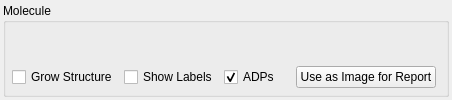
              <widget class="QWidget" name="tab_structure">
               <attribute name="title">
                <string>Structure</string>
               </attribute>
               <layout class="QVBoxLayout" name="verticalLayout_42">
                <property name="leftMargin">
                 <number>3</number>
                </property>
                <property name="topMargin">
                 <number>3</number>
                </property>
                <property name="rightMargin">
                 <number>3</number>
                </property>
                <property name="bottomMargin">
                 <number>3</number>
                </property>
                <item>
                 <widget class="QGroupBox" name="molGroupBox">
                  <property name="sizePolicy">
                   <sizepolicy hsizetype="Expanding" vsizetype="Expanding">
                    <horstretch>55</horstretch>
                    <verstretch>80</verstretch>
                   </sizepolicy>
                  </property>
                  <property name="title">
                   <string>Molecule</string>
                  </property>
                  <layout class="QVBoxLayout" name="verticalLayout_8">
                   <property name="leftMargin">
                    <number>6</number>
                   </property>
                   <property name="topMargin">
                    <number>3</number>
                   </property>
                   <property name="rightMargin">
                    <number>0</number>
                   </property>
                   <property name="bottomMargin">
                    <number>6</number>
                   </property>
                   <item>
                    <widget class="MoleculeWidget" name="render_widget" native="true">
                     <property name="sizePolicy">
                      <sizepolicy hsizetype="Expanding" vsizetype="Expanding">
                       <horstretch>0</horstretch>
                       <verstretch>0</verstretch>
                      </sizepolicy>
                     </property>
                    </widget>
                   </item>
                   <item>
                    <layout class="QHBoxLayout" name="horizontalLayout_7">
                     <property name="sizeConstraint">
                      <enum>QLayout::SizeConstraint::SetDefaultConstraint</enum>
                     </property>
                     <item>
                      <widget class="QCheckBox" name="growCheckBox">
                       <property name="minimumSize">
                        <size>
                         <width>0</width>
                         <height>20</height>
                        </size>
                       </property>
                       <property name="text">
                        <string>Grow Structure</string>
                       </property>
                      </widget>
                     </item>
                     <item>
                      <widget class="QCheckBox" name="labelsCheckBox">
                       <property name="minimumSize">
                        <size>
                         <width>0</width>
                         <height>20</height>
                        </size>
                       </property>
                       <property name="text">
                        <string>Show Labels</string>
                       </property>
                      </widget>
                     </item>
                     <item>
                      <widget class="QCheckBox" name="adpCheckBox">
                       <property name="text">
                        <string>ADPs</string>
                       </property>
                       <property name="checked">
                        <bool>true</bool>
                       </property>
                      </widget>
                     </item>
                     <item>
                      <spacer name="horizontalSpacer_5">
                       <property name="orientation">
                        <enum>Qt::Orientation::Horizontal</enum>
                       </property>
                       <property name="sizeType">
                        <enum>QSizePolicy::Policy::Minimum</enum>
                       </property>
                       <property name="sizeHint" stdset="0">
                        <size>
                         <width>10</width>
                         <height>20</height>
                        </size>
                       </property>
                      </spacer>
                     </item>
                     <item>
                      <widget class="QPushButton" name="drawImagePushButton">
                       <property name="text">
                        <string>Use as Image for Report</string>
                       </property>
                      </widget>
                     </item>
                     <item>
                      <spacer name="horizontalSpacer_23">
                       <property name="orientation">
                        <enum>Qt::Orientation::Horizontal</enum>
                       </property>
                       <property name="sizeHint" stdset="0">
                        <size>
                         <width>10</width>
                         <height>20</height>
                        </size>
                       </property>
                      </spacer>
                     </item>
                    </layout>
                   </item>
                  </layout>
                 </widget>
                </item>
               </layout>
              </widget>
